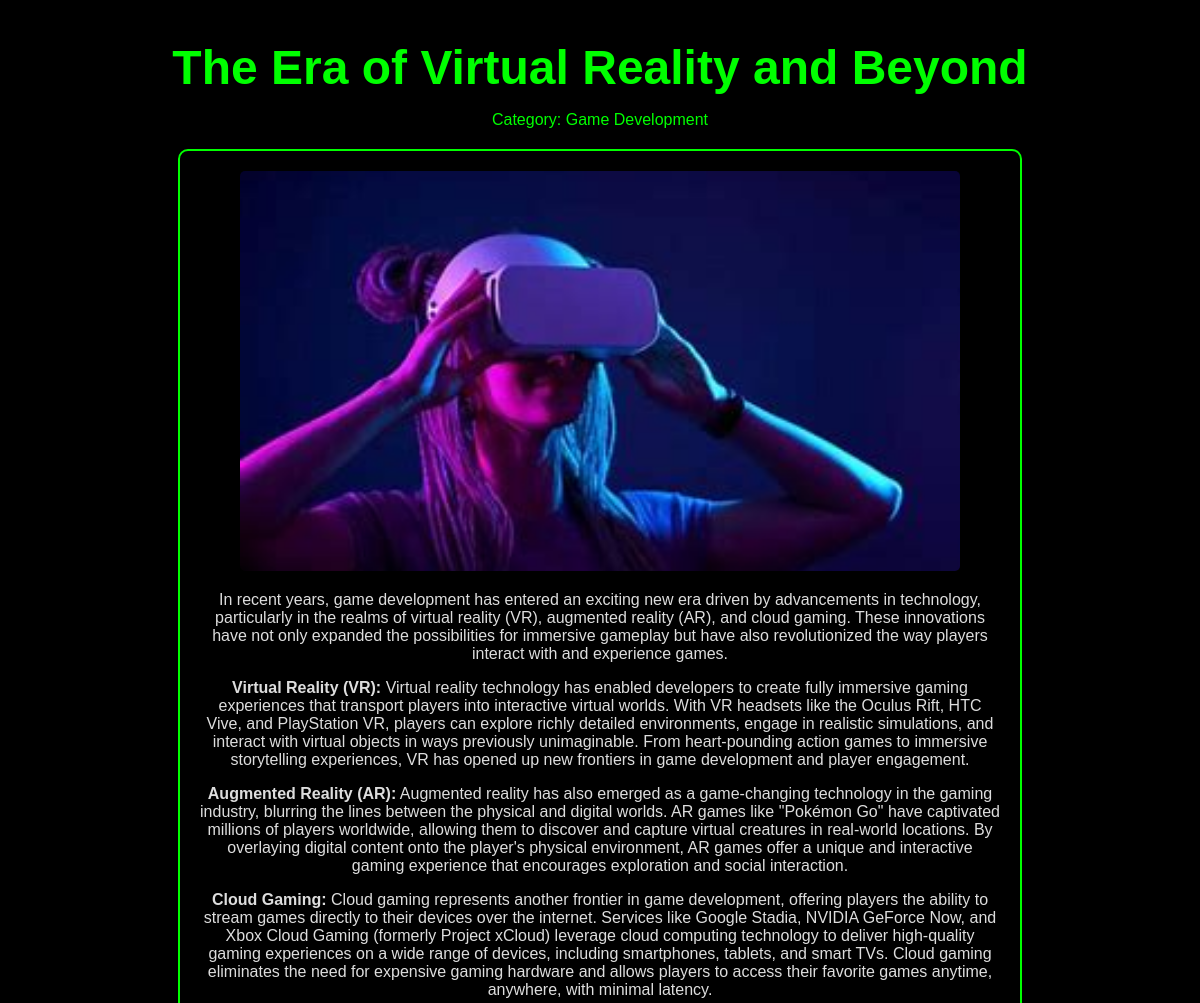
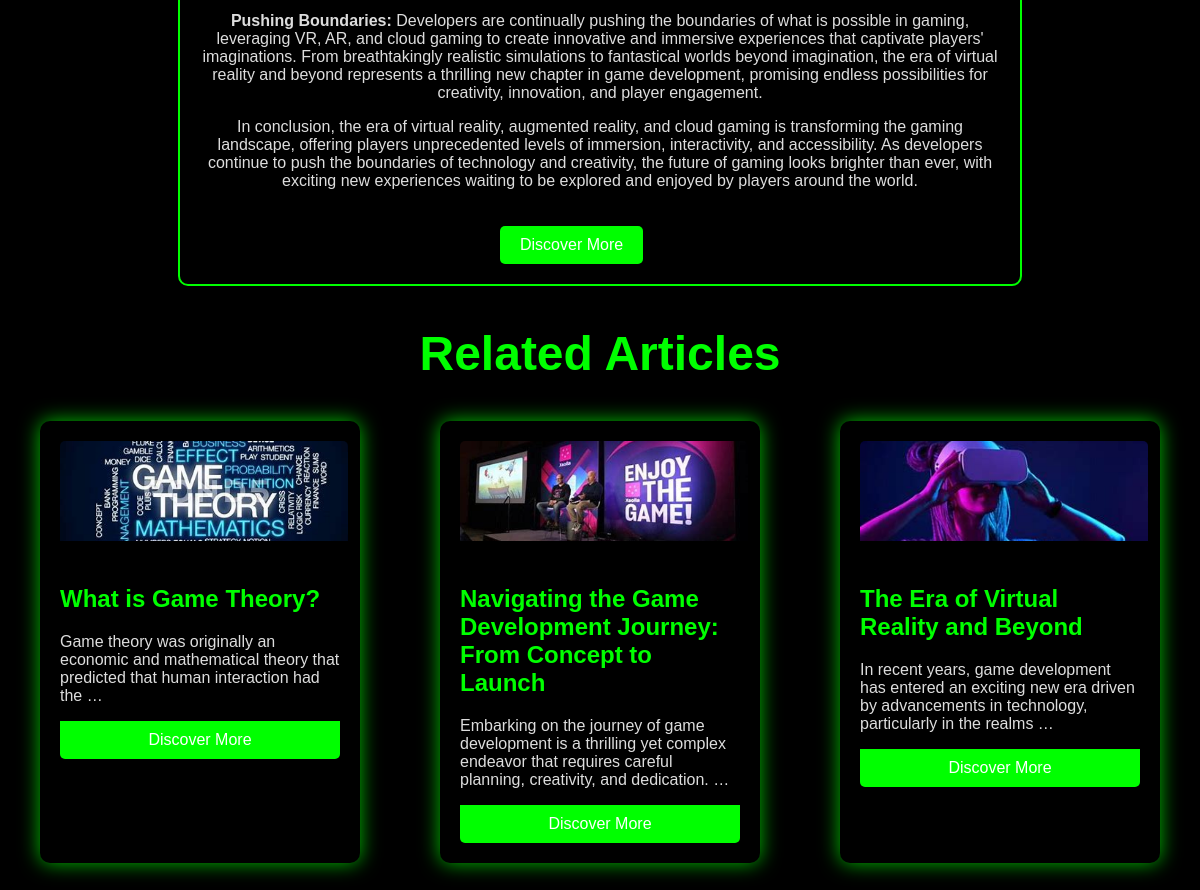
Screenshot of /blog/20/ with the database file from the repository (2 pictures, top to bottom).
### blog/models.py (models this page shows, shortened)
class Post(models.Model):
    post_id = models.AutoField(primary_key=True)
    title = models.CharField(max_length=100)
    content = HTMLField()
    url = models.CharField(max_length=200)
    cat = models.ForeignKey(Category, on_delete=models.CASCADE)
    image = models.ImageField(upload_to='post/')
    created = models.DateTimeField(auto_now_add=True)

class Category(models.Model):
    cat_id = models.AutoField(primary_key=True)
    title = models.CharField(max_length=100)
    description = models.TextField(blank=True, null=True)
    url = models.CharField(max_length=200)
    image = models.ImageField(upload_to='category/')
    created = models.DateTimeField(auto_now_add=True)
    def __str__(self):
        return self.title

### blog/views.py (the view)
# urls.py: path('blog/<int:post_id>/', views.blog_detail, name='blog_detail'),
def blog_detail(request, post_id):
    blog_post = get_object_or_404(Post, post_id=post_id)
    related_item = Post.objects.filter(cat=blog_post.cat)[:3]
    return render(request, 'blog_detail.html', {'blog_post': blog_post, 'related_item': related_item})

### blog/templates/blog_detail.html (shortened to what this page needs)
<!DOCTYPE html>
<html lang="en">
<head>
</head>
<body>
    <header>
    <h1 style="color: #00ff00; text-align: center; margin-top: 40px; text-shadow: 2px 2px 4px rgba(0, 0, 0, 0.7);"> {{ blog_post.title }}</h1>
        <p style=" text-align: center; ">Category: {{ blog_post.cat }}</p>
    </header>
    <div class="content-container">
        <img src="{{ blog_post.image.url }}" alt="{{ blog_post.title }} Image" style="width:90%; height:400px; display: block; margin-left: auto; margin-right: auto;">
        <div style="text-align:center;">{{ blog_post.content | safe }}</div>
        <a class="abc" href="{{ blog_post.url }}" target="_blank" style="margin-left:300px;">Discover More</a>
    </div>
<div class="related-articles" style="margin-top: 40px;">
    <h1 style="color: #00ff00; text-align: center; margin-top: 40px; text-shadow: 2px 2px 4px rgba(0, 0, 0, 0.7);">Related Articles</h1>
    <div class="row" style="display: flex; justify-content: space-between;">
        {% for i in related_item %}
        <div class="related-article" style="background-color: #000000; border-radius: 10px; width: {% if related_item|length == 1 %}100%{% elif related_item|length == 2 %}calc(50% - 20px){% else %}calc(33.33% - 20px){% endif %}; margin-bottom: 40px; overflow: hidden; margin-left: 40px; margin-right: 40px; box-shadow: 0px 0px 20px rgba(0,255,0,0.75);">
            <img src="{{ i.image.url }}" alt="{{ i.title }} Image" style="width: 90%; margin-top:20px; margin-left:20px; margin-right:20px; max-height: 100px; object-fit: cover; border-radius: 5px 5px 0 0;">
            <div class="content" style="padding: 20px;">
                <h2 style="color: #00ff00; margin-top: 0;">{{ i.title }}</h2>
                <p style="color: #ddd;">{{ i.content | safe | truncatewords:20 }}</p>
                <a class="btn-discover" href="{% url 'blog_detail' i.post_id %}" target="_blank" style="display: block; padding: 10px 20px; background-color: #00ff00; color: #fff; text-align: center; text-decoration: none; border-radius: 0 0 5px 5px; transition: background-color 0.3s;">Discover More</a>
            </div>
        </div>
        {% endfor %}
    </div>
</div>
</body>
</html>

### blog/templates/blog_detail.html (style rules this page uses)
body { background-color: #000000; color: #00ff00; font-family: 'Poppins', sans-serif; margin: 0; padding: 0; }
h1 { margin: 0; font-size: 3em; text-shadow: 2px 2px 4px rgba(0, 0, 0, 0.7); }
.content-container { max-width: 800px; margin: 20px auto; padding: 20px; background-color: #000000; border: 2px solid #00ff00; border-radius: 10px; }
img { width: 100%; max-height: 400px; object-fit: cover; border-radius: 5px; }
div { margin-top: 20px; color: #ddd; }
a.abc { display: inline-block; margin-top: 20px; padding: 10px 20px; background-color: #00ff00; color: #fff; text-align: center; text-decoration: none; border-radius: 5px; transition: background-color 0.3s; }

### rows the page displays
Post: title "The Era of Virtual Reality and Beyond", cat "Game Development", image (picture), content "In recent years, game development has entered an exciting new era driven by advancements in technology, particularly in the realms of virtual reality (VR), augmented reality (AR), and cloud gaming. These innovations have not only expanded the possibilities for immersive gameplay but have also revolutionized the way players interact with and experience games. Virtual Reality (VR): Virtual reality technology has enabled developers to create fully immersive gaming experiences that transport players into interactive virtual worlds. With VR headsets like the Oculus Rift, HTC Vive, and PlayStation VR, players can explore richly detailed environments, engage in realistic simulations, and interact…", content "In recent years, game development has entered an exciting new era driven by advancements in technology, particularly in the realms …"
Post: image (picture), title "What is Game Theory?", content "Game theory was originally an economic and mathematical theory that predicted that human interaction had the …"
Post: image (picture), title "Navigating the Game Development Journey: From Concept to Launch", content "Embarking on the journey of game development is a thrilling yet complex endeavor that requires careful planning, creativity, and dedication. …"
